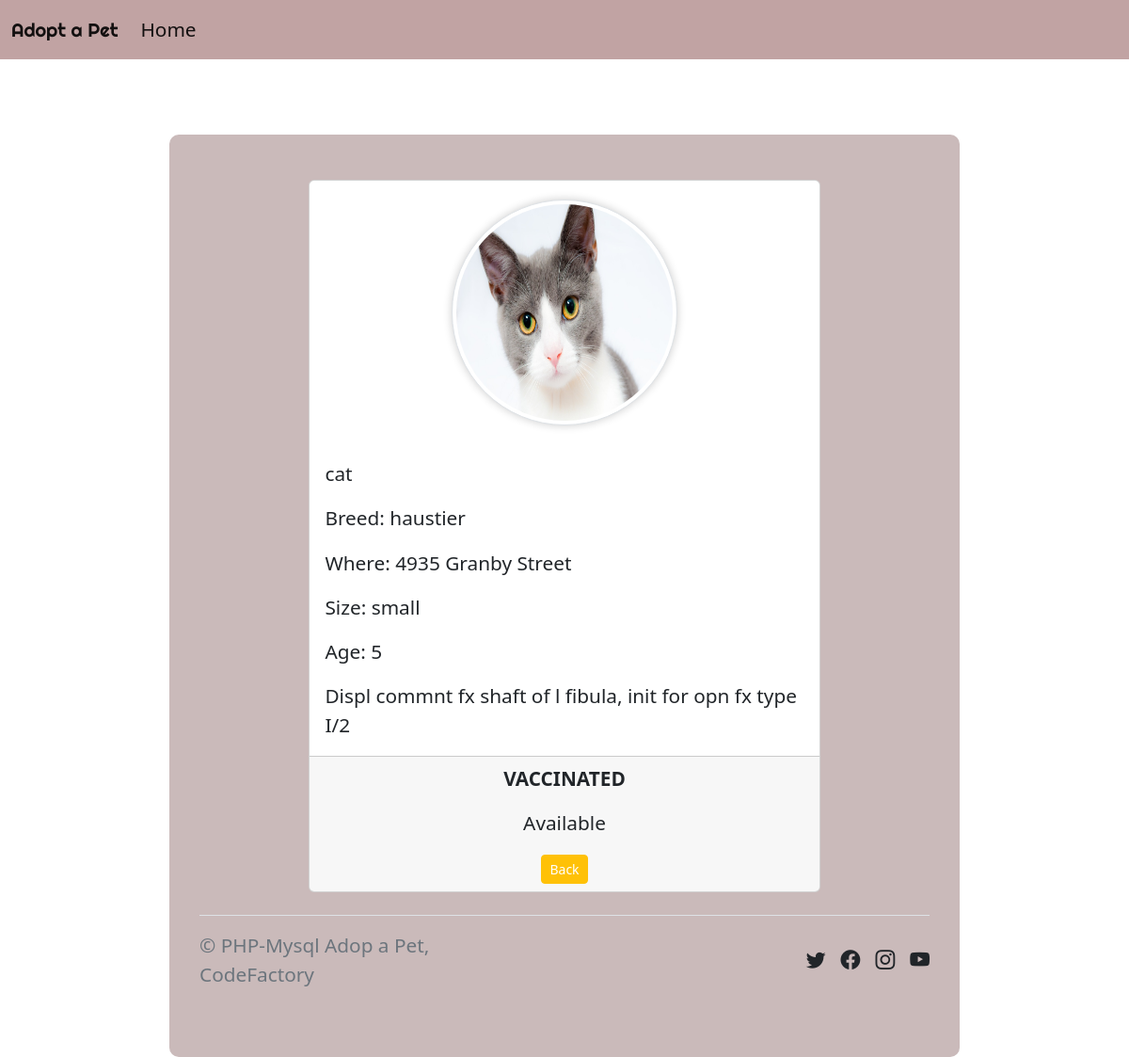
Page /details.php?id=4 (signed in) on the committed database.
### tables this page shows
CREATE TABLE `animal` (
  `id` int(11) NOT NULL,
  `name` varchar(255) NOT NULL DEFAULT 'Default-Empty',
  `picture` varchar(255) NOT NULL,
  `breed` varchar(255) DEFAULT NULL,
  `live` varchar(255) NOT NULL DEFAULT 'Default-Empty',
  `description` varchar(255) NOT NULL DEFAULT 'Default-Empty',
  `size` varchar(255) NOT NULL DEFAULT 'Default-Empty',
  `age` int(11) NOT NULL DEFAULT 0,
  `vaccinated` tinyint(1) NOT NULL DEFAULT 1,
  `status` tinyint(1) NOT NULL DEFAULT 1
);

### details.php (the view, shortened to what this page needs)
<?php
include_once "components/db_connect.php";
if (isset($_GET['id'])) {
    $sql = "SELECT * FROM `animal` WHERE id = " . $_GET['id'];
    $result = mysqli_query($connect, $sql);
    $rows = mysqli_fetch_all($result, MYSQLI_ASSOC);
    $img = '';
    if (mysqli_num_rows($result) > 0) {
        foreach ($rows as $row) {
            $img = "
                    <img class='img-thumbnail' src='pictures/" . $row['picture'] . "'>
                    ";
            if($row['vaccinated']==1){
                $row['vaccinated'] = 'Vaccinated';
            }else{
                $row['vaccinated'] = 'not Vaccinated';
            }
            if ($row['status'] == 1) {
                $row['status'] = 'Available';
            } else {
                $row['status'] = 'Adopted';
            }
        }
    }
}
?>
<!DOCTYPE html>
<html lang="en">
<head>
    <?php include_once "components/boot.php"; ?>
    <link rel="stylesheet" href="components/Css/style.css">
</head>
<body>
    <nav class="navbar navbar-expand-lg bg-body-tertiary" style="background-color: #C1A3A3;">
        <div class="container-fluid">
            <a class="navbar-brand txtFont" href="index.php">Adopt a Pet</a>
            <div class="collapse navbar-collapse" id="navbarNav">
                <ul class="navbar-nav">
                    <li class="nav-item">
                        <a class="nav-link active" aria-current="page" href="home.php">Home</a>
                    </li>
                </ul>
            </div>
        </div>
    </nav>
    <div class="container" id="details">
        <div class="card" style="width: 70%;">
            <?= $img ?>
            <div class="card-body">
                <p class="card-text"><?= $row['name'] ?></p>
                <p class="card-text">Breed: <?= $row['breed'] ?></p>
                <p class="card-text">Where: <?= $row['live'] ?></p>
                <p class="card-text">Size: <?= $row['size'] ?></p>
                <p class="card-text">Age: <?= $row['age'] ?></p>
                <p class="card-text"><?= $row['description'] ?></p>
            </div>
            <div class='card-footer text-center'>
                <p class="card-text text-uppercase fw-bold"><?= $row['vaccinated'] ?></p>
                <p class="card-text"><?= $row['status'] ?></p>
                <a href="home.php" role="button" class='btn btn-warning btn-sm' id='center' style='color:white'>Back</a>
            </div>
        </div>
        <footer class="d-flex flex-wrap justify-content-between align-items-center py-3 my-4 border-top">
                <div class="col-md-4 d-flex align-items-center">
                    <span class="mb-3 mb-md-0 text-muted">&copy; PHP-Mysql Adop a Pet, CodeFactory</span>
                </div>
                <ul class="nav col-md-4 justify-content-end list-unstyled d-flex">
                    <li class="ms-3"><i class="bi bi-twitter"></i></li>
                    <li class="ms-3"><i class="bi bi-facebook"></i></li>
                    <li class="ms-3"><i class="bi bi-instagram"></i></li>
                    <li class="ms-3"><i class="bi bi-youtube"></i></li>
                </ul>
            </footer>
    </div>
</body>
</html>

### components/css/style.css (style rules this page uses)
* { margin: 0; padding: 0; box-sizing: 0; }
body { font-size: 1.3rem; }
body nav .txtFont { font-family: "Righteous", cursive; }
div#details { background-color: #cababa; margin-top: 5rem; width: 70%; border-radius: 10px; padding: 2rem; }
div#details .card { margin: 1rem auto; }
div#details .card a { text-decoration: none; font-weight: 500; }
div#details .card img { width: 15rem; height: 15rem; border-radius: 50%; margin: 20px auto; box-shadow: 0 0 10px rgba(0, 0, 0, 0.2); }

### rows in the picture
animal: picture (picture), name "cat", breed "haustier", live "4935 Granby Street", size "small", age "5", description "Displ commnt fx shaft of l fibula, init for opn fx type I/2"

### other values in the picture
$row['vaccinated'] "VACCINATED"
$row['status'] "Available"
